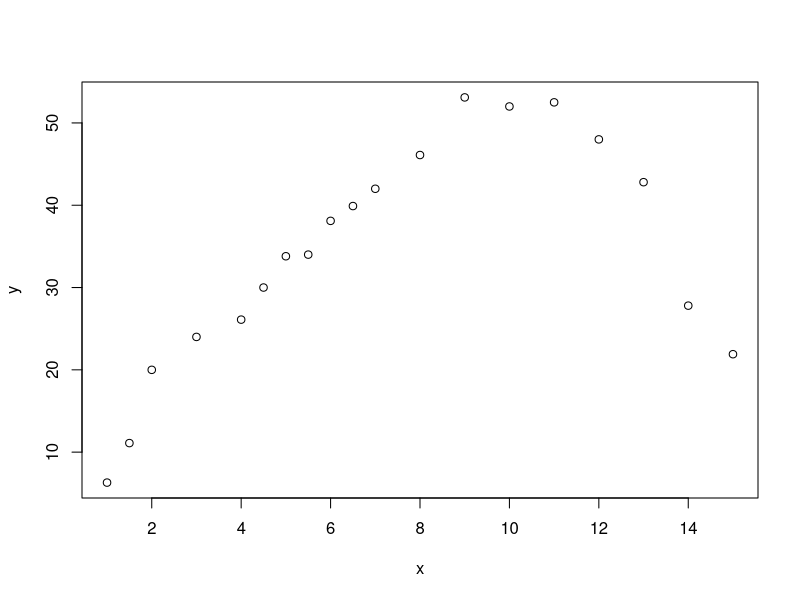
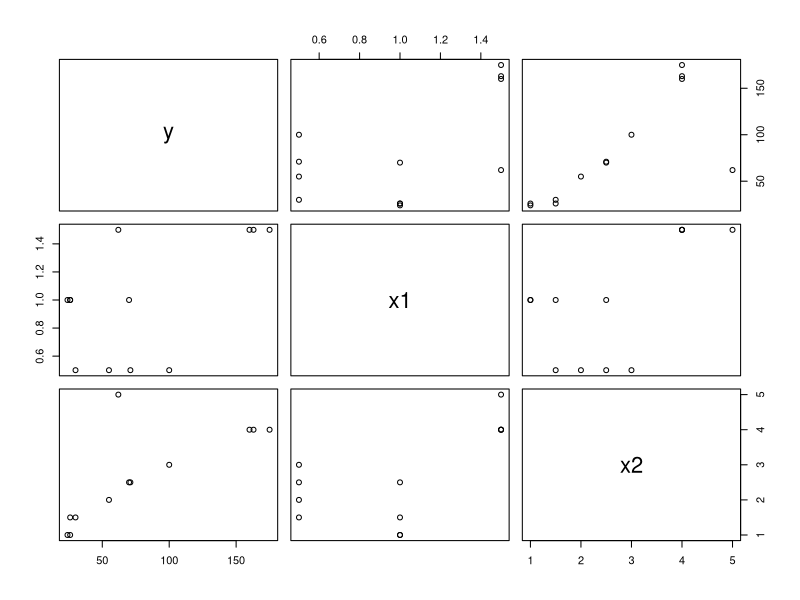
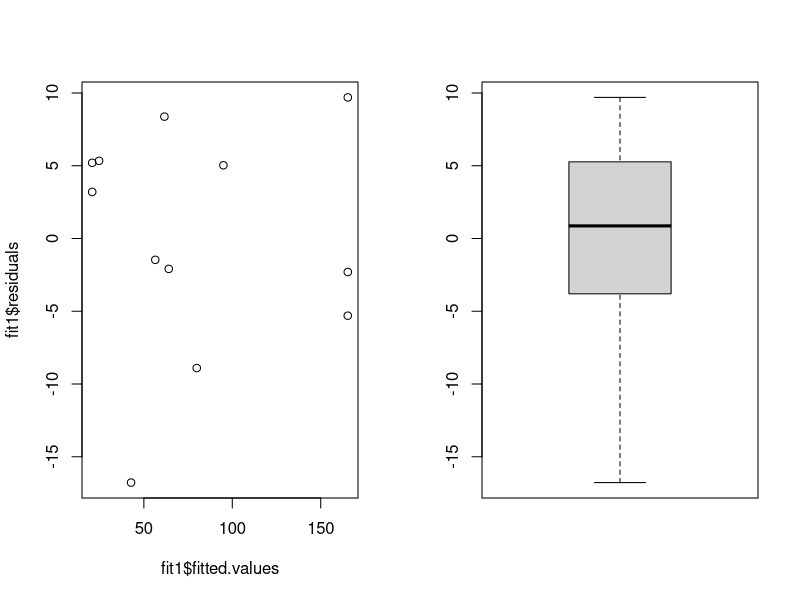
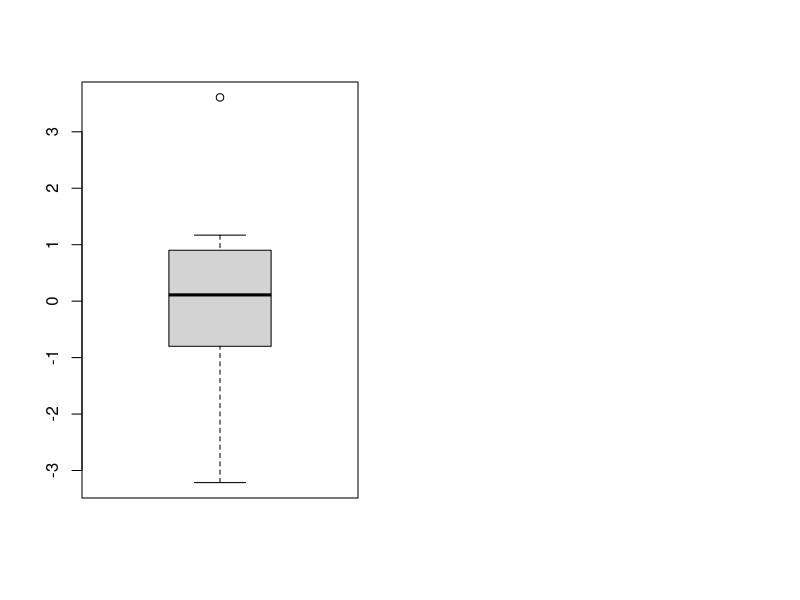

Write R code to recreate these figures, in order.
## ---- chunk 1
x=c(1,1.5,2,3,4,4.5,5,5.5,6,6.5,7,8,9,10,11,12,13,14,15)
y=c(6.3,11.1,20,24,26.1,30,33.8,34,38.1,39.9,42,46.1,53.1,
    52,52.5,48,42.8,27.8,21.9)
plot(x,y)
Model_1=lm(y~x+I(x^2))
summary(Model_1)
# centering the data
x_1=x-mean(x)
x_2=(x-mean(x))^2
Model_2=lm(y~x_1+I(x_2))
summary(Model_2)
#library(car)
#vif(Model_1)
#vif(Model_2)
## ---- chunk 2
y=c(26,24,175,160,163,55,62,100,26,30,70,71)
x1=c(1,1,1.5,1.5,1.5,0.5,1.5,0.5,1,0.5,1,0.5)
x2=c(1,1,4,4,4,2,5,3,1.5,1.5,2.5,2.5)
data=data.frame(y,x1,x2)
data
plot(data)
fit=lm(y~x1+x2+I(x1^2)+I(x2^2)+I(x1*x2))
fit  
#   a)
summary(fit)
#  b) 
# FM
fit1=lm(y~x1+x2+I(x1^2)+I(x2^2)+I(x1*x2))
fit2=lm(y~x1+x2)  
anova(fit1,fit2)
qf(0.05,3,6,lower.tail = F)
# manually
anova(fit1)
anova(fit2)
SSRes_FM=655.8  
SSRes_RM=14472.5 
SSRes_RM
SSHo=SSRes_RM-SSRes_FM
SSHo
MSRes=10.45499^2
F_o=(SSHo/3)/MSRes
F_o

# c)
# To check constant variance assumption
par(mfrow=c(1,2))
plot(fit1$fitted.values,fit1$residuals)

#library(lmtest)
#bptest(fit1)
# To detect outliers
boxplot(fit1$residuals,outline=T)
r=rstudent(fit1)
r
r[abs(r)>2]
boxplot(r,outline=T)
# Test for normality
#shapiro.test(r)
#library(nortest)
#ad.test(r)
